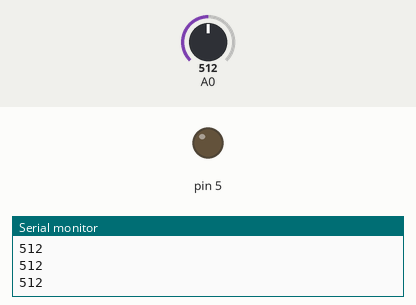
Simulated run of this sketch. Board: Arduino Uno, built with avr-gcc and run on an emulated ATmega328P. On the bench: output pins drawn as LEDs (lit = HIGH), the last lines printed to the serial monitor. Inputs (shaded band) come from the test bench; at power-on: A0 = 512.

Above: at 1.2 s.
1.3 s: A0 set to 894
2.8 s: A0 set to 909
At 3.5 s:
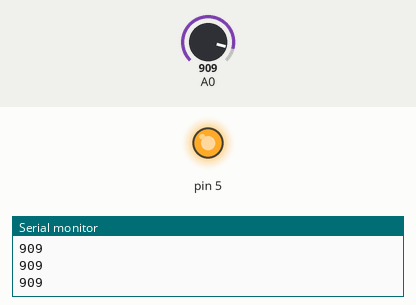
4.3 s: A0 set to 311
5.8 s: A0 set to 285
At 7.0 s:
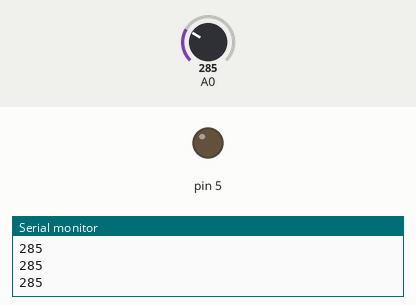
7.3 s: A0 set to 910
At 8.1 s:
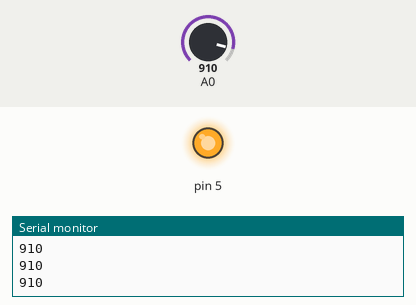
Timing chart, 0 to 9.8 s (numbered marks = the images above; inputs shaded):
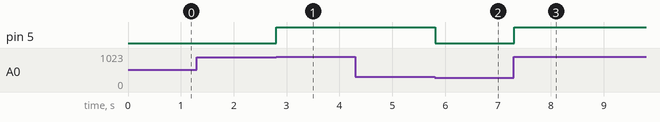

Measured:
- the behaviour switches between 900 and 901 on A0 (found by bisection; images 0 and 1)
- the behaviour switches between 301 and 300 on A0 (found by bisection; images 1 and 2)
- after the input at 2.8 s, pin 5: LOW → HIGH at once
- after the input at 5.8 s, pin 5: HIGH → LOW at once
- after the input at 7.3 s, pin 5: LOW → HIGH at once

The sketch:

potentiometer_3led.ino
```cpp
int potV = 0;

void setup() {
 Serial.begin(9600);

 pinMode(6,0);
 pinMode(5,1);
 pinMode(7,0);
}


void loop() {

    potV = analogRead(A0);

    Serial.println(potV);

    if (potV > 300) {
      digitalWrite(7,1);
    } else {
      digitalWrite(7,0);
      digitalWrite(6,0);
      digitalWrite(5,0);
    }


    if (potV > 600) {
      digitalWrite(7,1);
      digitalWrite(6,1);
    } else {
//      digitalWrite(7,0);
//      digitalWrite(6,0);
//      digitalWrite(5,0);
    }

        if (potV > 900) {
      digitalWrite(7,1);
      digitalWrite(6,1);
      digitalWrite(5,1);
    } else {
//      digitalWrite(7,0);
//      digitalWrite(6,0);
//      digitalWrite(5,0);
    }


}
```
